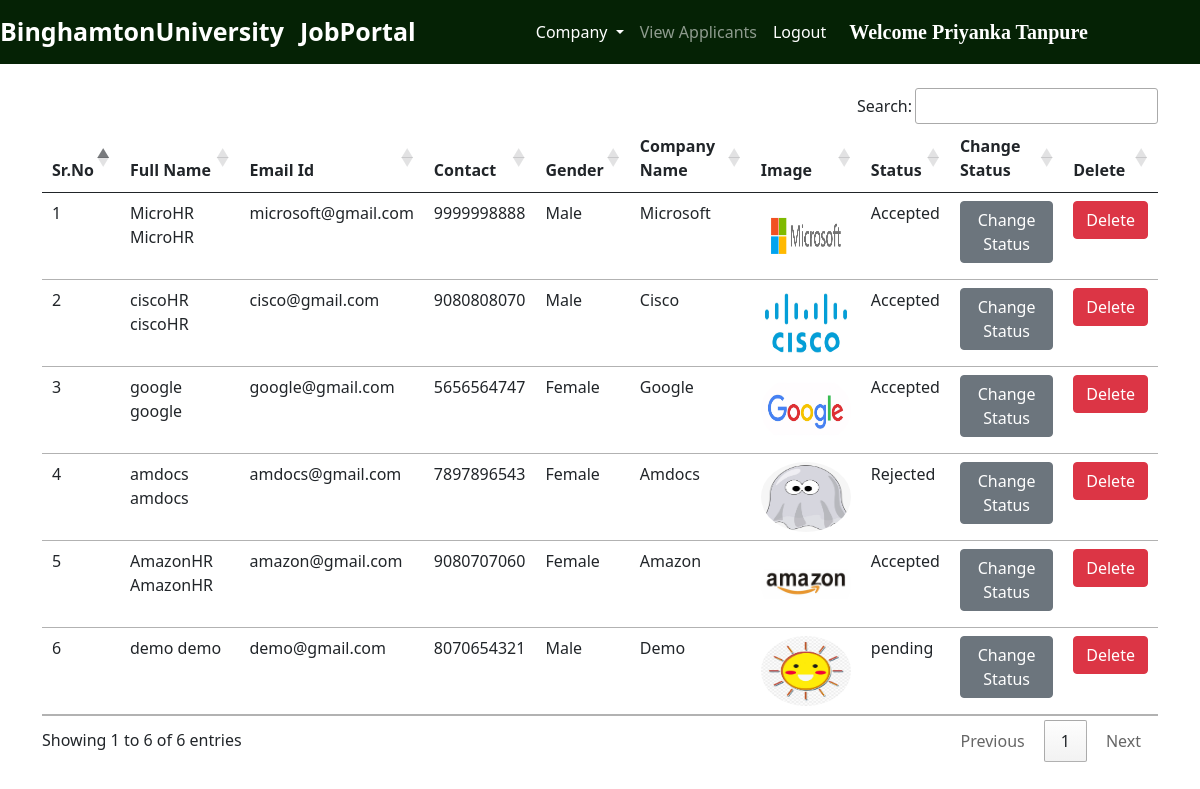
The app's page /all_companies/ (signed in) with its own data.
### jobs/models.py (models this page shows, shortened)
class Company(models.Model):
    user = models.ForeignKey(User, on_delete=models.CASCADE)
    phone = models.CharField(max_length=10)
    image = models.ImageField(upload_to="")
    gender = models.CharField(max_length=10)
    type = models.CharField(max_length=15)
    status = models.CharField(max_length=20)
    company_name = models.CharField(max_length=100)

### jobs/views.py (the view)
# urls.py: path("all_companies/", views.all_companies, name="all_companies"),
def all_companies(request):
    if not request.user.is_authenticated:
        return redirect("/admin_login")
    companies = Company.objects.all()
    return render(request, "all_companies.html", {'companies':companies})

### jobs/templates/all_companies.html (shortened to what this page needs)
{% extends 'admin_navbar.html' %}
{% block body %}
<div class="container mt-4">
<table class="table table-hover" id="example">
    <thead>
        <tr>
            <th>Sr.No</th>
            <th>Full Name</th>
            <th>Email Id</th>
            <th>Contact</th>
            <th>Gender</th>
            <th>Company Name</th>
            <th>Image</th>
            <th>Status</th>
            <th>Change Status</th>
            <th>Delete</th>
        </tr>
    </thead>
    <tbody>
        {% for company in companies %}
        <tr>
            <td>{{forloop.counter}}</td>
            <td>{{company.user.get_full_name}}</td>
            <td>{{company.user.email}}</td>
            <td>{{company.phone}}</td>
            <td>{{company.gender}}</td>
            <td>{{company.company_name}}</td>
            <td><img src="{{company.image.url}}" class="rounded-circle" width="90px" height="70px"></td>
            <td>{{company.status}}</td>
            <td><a href="/change_status/{{company.id}}/" class="btn btn-secondary">Change Status</a></td>
            <td><a href="/delete_company/{{company.user.id}}/" class="btn btn-danger" onclick="return confirm('Are you sure you want to delete this company?')">Delete</a></td>
        </tr>
        {% endfor %}
    </tbody>
</table>
</div>
{% endblock %}

### jobs/templates/admin_navbar.html (shortened to what this page needs)
<!doctype html>
<html lang="en">
<head>
  <link href="https://cdn.jsdelivr.net/npm/bootstrap@5.0.2/dist/css/bootstrap.min.css" rel="stylesheet"
>
  <link rel="stylesheet" href="https://cdn.datatables.net/1.10.25/css/jquery.dataTables.min.css">
  <link rel="stylesheet" href="https://cdn.datatables.net/buttons/1.7.1/css/buttons.dataTables.min.css">
</head>
<body>
  <nav class="navbar navbar-expand-lg navbar-dark">
      <a class="navbar-brand" href="/"><span class="head1">Binghamton</span><span class="head2">University</span></a>
      <a class="navbar-brand" href="#"><span class="head1">Job</span><span class="head2">Portal</span></a>
      <div class="container w-50">
      <div class="collapse navbar-collapse" id="navbarSupportedContent">
        <ul class="navbar-nav me-auto mb-2 mb-lg-0">
          <div class="collapse navbar-collapse" id="navbarNavDarkDropdown">
            <ul class="navbar-nav">
              <li class="nav-item dropdown">
                <a class="nav-link active dropdown-toggle" href="#" id="navbarDarkDropdownMenuLink" role="button" data-bs-toggle="dropdown" aria-expanded="false">
                  Company
                </a>
              </li>
            </ul>
          </div>
          <li class="nav-item">
            <a class="nav-link {% block view_applicants %} {% endblock %}" href="/view_applicants/">View Applicants</a>
          </li>
          <li class="nav-item">
            <a class="nav-link active" href="/logout/">Logout</a>
          </li>
        </ul>
        <a class="navbar-brand" style="font-weight: bold; font-family: 'Times New Roman', Times, serif;" href="#">Welcome {{request.user.get_full_name}}</a>
      </div>
      </div>
  </nav>
  {% block body %}
  {% endblock %}
</body>
</html>

### jobs/templates/admin_navbar.html (style rules this page uses)
.navbar { background-color: rgb(5, 34, 5); }
.head1 { color: white; font-size: 25px; font-weight: bold; height: 50px; }
.head2 { color: white; font-size: 25px; font-weight: bold; }

### records on screen
Company: user.get_full_name "MicroHR MicroHR", user.email "microsoft@gmail.com", phone "9999998888", gender "Male", company_name "Microsoft", image (picture), status "Accepted"
Company: user.get_full_name "ciscoHR ciscoHR", user.email "cisco@gmail.com", phone "9080808070", gender "Male", company_name "Cisco", image (picture), status "Accepted"
Company: user.get_full_name "google google", user.email "google@gmail.com", phone "5656564747", gender "Female", company_name "Google", image (picture), status "Accepted"
Company: user.get_full_name "amdocs amdocs", user.email "amdocs@gmail.com", phone "7897896543", gender "Female", company_name "Amdocs", image (picture), status "Rejected"
Company: user.get_full_name "AmazonHR AmazonHR", user.email "amazon@gmail.com", phone "9080707060", gender "Female", company_name "Amazon", image (picture), status "Accepted"
Company: user.get_full_name "demo demo", user.email "demo@gmail.com", phone "8070654321", gender "Male", company_name "Demo", image (picture), status "pending"

### other values on screen
{{ request.user.get_full_name }} "Priyanka Tanpure"
